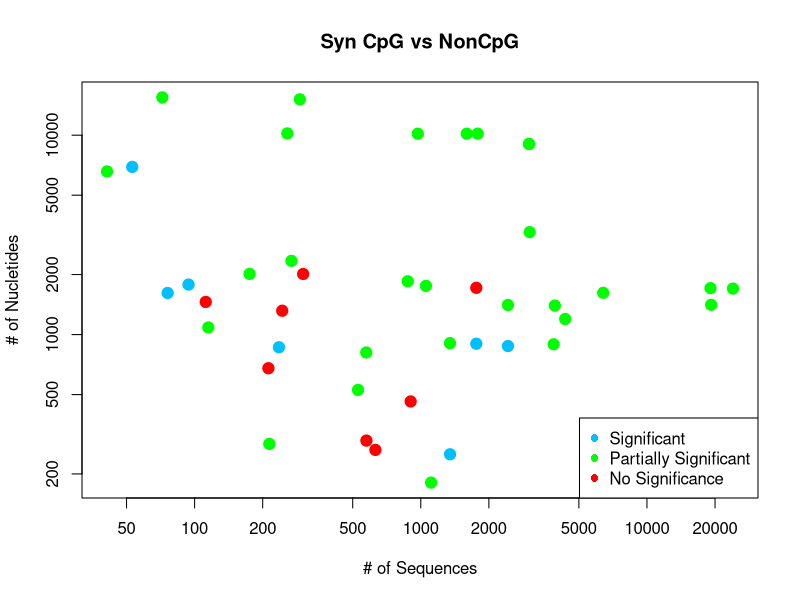
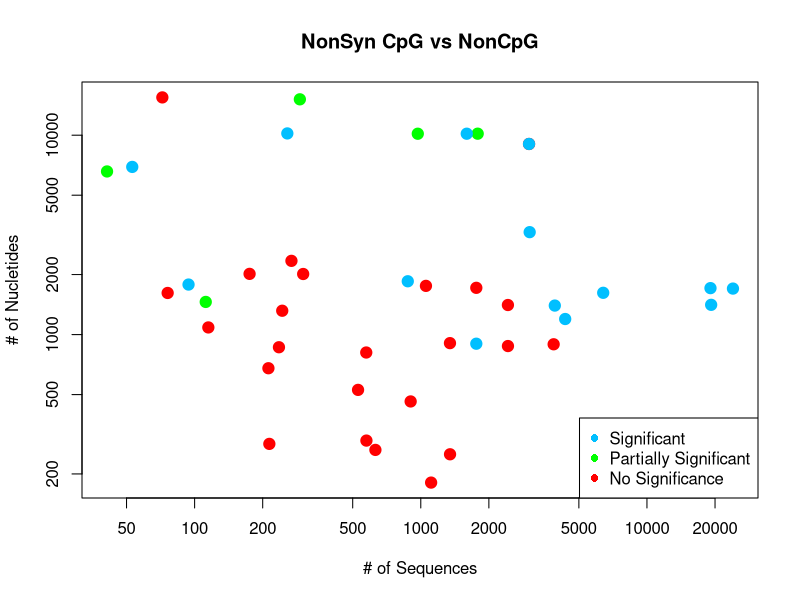
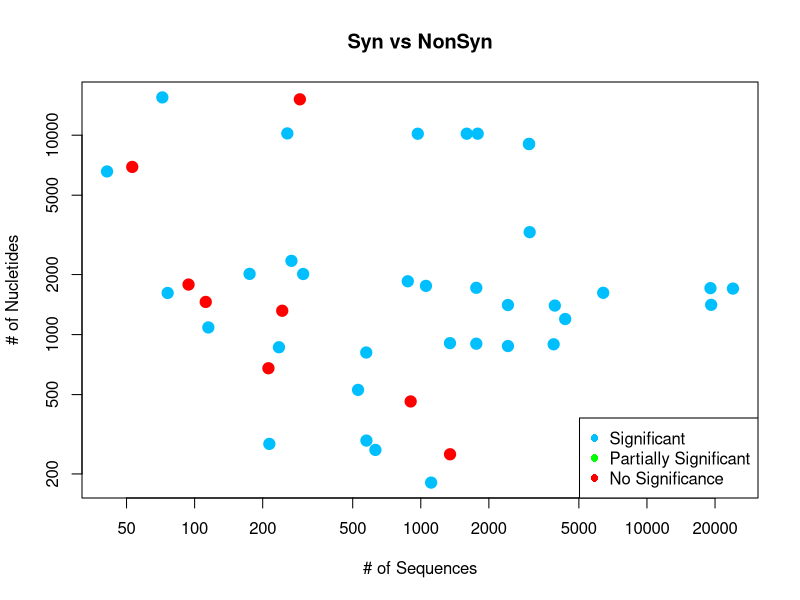
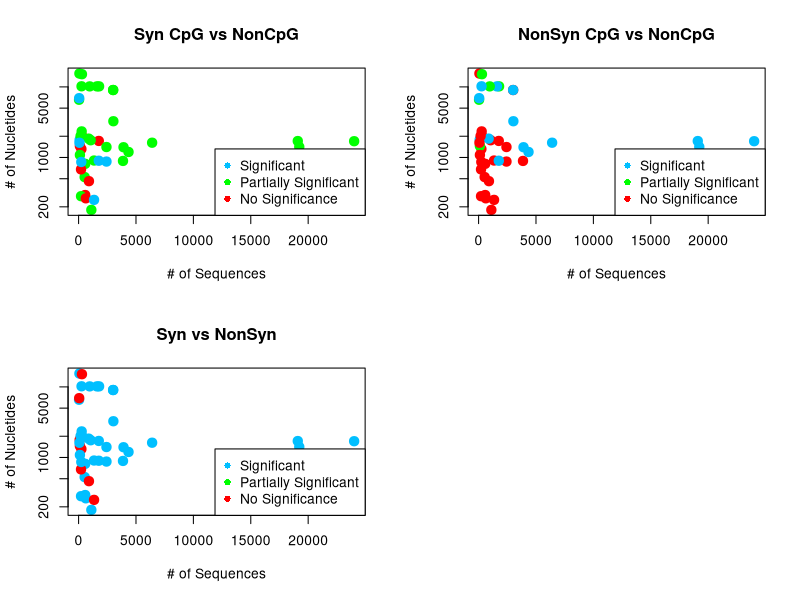
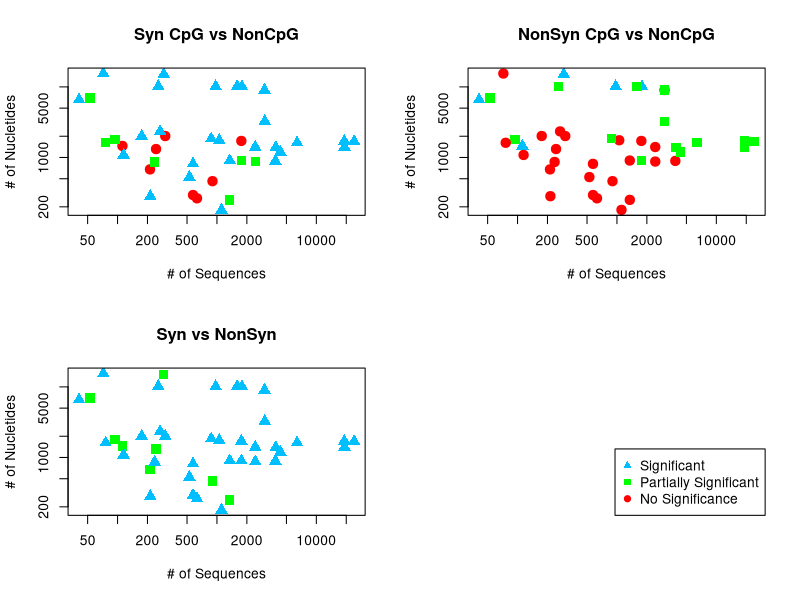
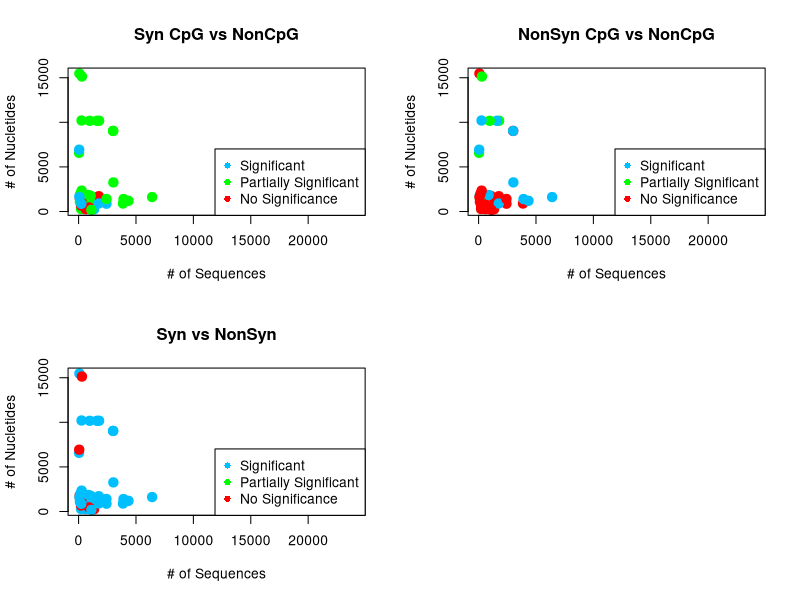

The R source for these figures, in order:
# graph for data vs significant 

library(scales)
library(plotrix)
library(sfsmisc)
library(gdata)
# Virus_info<- read.csv("data/CpG_List.csv")
# 
# data_points_df<- read.csv("output/alldatapoints.csv")
# #data_points_df=data_points_df[-(27), ] 
# data_points_df <- drop.levels(data_points_df[-(27), ]) 
# tally<- read.csv("data/recount2.csv")
tally<- read.csv("data/CpG_Newdata_tally.csv")

# data_points_df$SynCpg=0
# data_points_df$NonSynCpg=0
# data_points_df$SynNonSyn=0
# for (i in 1:nrow(data_points_df)) {
#  treat=data_points_df$Virus[i]
#   
#   print(treat)
#  # treat=factor(data_points_df$Virus[i])
#   for (j in 1:nrow(tally)){
#     # splitnameAll<-unlist(strsplit(as.character(Virus_info$name[j]),".fasta"))
#     # splitname<-unlist(strsplit(as.character(splitnameAll[1]),"_"))
#    truename<-tally$Virus[j]
#     print(truename)
#    # truename=factor(tally$Virus[i])
#     if(treat==truename){
#       data_points_df$SynCpg[i]<-tally$A..G.Syn..CpG.v.NonCpG.[j]+tally$T..C.Syn..CpG.v.NonCpG.[j]
#       data_points_df$NonSynCpg[i]<-tally$A..G.NonSyn..CpG.v.NonCpG[j]+tally$T..C.NonSyn..CpG.v.NonCpG[j]
#       data_points_df$SynNonSyn[i]<-tally$A..G.Syn.v.NonSyn[j]+tally$T..C.Syn.v.NonSyn[j]
#       
#       
#     }
#   } 
# }
# 
# #Syn CpG vs Non-CpG
#   
tally$SynCpg<-tally$A..G.Syn..CpG.v.NonCpG.+tally$T..C.Syn..CpG.v.NonCpG.
tally$NonSynCpg<-tally$A..G.NonSyn..CpG.v.NonCpG+tally$T..C.NonSyn..CpG.v.NonCpG
tally$SynNonSyn<-tally$A..G.Syn.v.NonSyn+tally$T..C.Syn.v.NonSyn

palette(alpha(c("red","deepskyblue1","green")))

  png("output/amount/Syn_5_18.png", width = 6.75, height = 6.75, units = "in", res= 300)
  #par(mfrow=c(2,2))#, bg = "darkseagreen1"
  plot(tally$SeqNumber,tally$NucleotideNumber,log='xy',col=factor(tally$SynCpg),pch=19,cex=1.5, main="Syn CpG vs NonCpG",xlab = "# of Sequences", ylab = "# of Nucletides")
  legend("bottomright",legend=c("Significant","Partially Significant","No Significance"),
         col= c("deepskyblue1","green","red"), horiz= FALSE, 
         #lty is type of line used,cex is size of legend, xpd allows legend to lie outside the plot,bty is type of box around legend       
         cex=1, pch = c(16,16,16))
  
  png("output/amount/NonSyn_5_18.png", width = 6.75, height = 6.75, units = "in", res= 300)
  plot(tally$SeqNumber,tally$NucleotideNumber,log='xy',col=factor(tally$NonSynCpg),pch=19,cex=1.5, main="NonSyn CpG vs NonCpG",xlab = "# of Sequences", ylab = "# of Nucletides")
  legend("bottomright",legend=c("Significant","Partially Significant","No Significance"),
         col= c("deepskyblue1","green","red"), horiz= FALSE, 
         #lty is type of line used,cex is size of legend, xpd allows legend to lie outside the plot,bty is type of box around legend       
         cex=1, pch = c(16,16,16))
  png("output/amount/SynNonSyn_5_18.png", width = 6.75, height = 6.75, units = "in", res= 300)
  plot(tally$SeqNumber,tally$NucleotideNumber,log='xy',col=factor(tally$SynNonSyn),pch=19,cex=1.5, main="Syn vs NonSyn",xlab = "# of Sequences", ylab = "# of Nucletides")
  legend("bottomright",legend=c("Significant","Partially Significant","No Significance"),
         col= c("deepskyblue1","green","red"), horiz= FALSE, 
         #lty is type of line used,cex is size of legend, xpd allows legend to lie outside the plot,bty is type of box around legend       
         cex=1, pch = c(16,16,16))
dev.off()

png("output/amount/alllogy_5_18.png", width = 6.75, height = 6.75, units = "in", res= 300)
par(mfrow=c(2,2))#, bg = "darkseagreen1"

plot(tally$SeqNumber,tally$NucleotideNumber,log='y',col=factor(tally$SynCpg),pch=19,cex=1.5, main="Syn CpG vs NonCpG",xlab = "# of Sequences", ylab = "# of Nucletides")
legend("bottomright",legend=c("Significant","Partially Significant","No Significance"),
       col= c("deepskyblue1","green","red"), horiz= FALSE, 
       #lty is type of line used,cex is size of legend, xpd allows legend to lie outside the plot,bty is type of box around legend       
       cex=1, pch = c(16,16,16))


plot(tally$SeqNumber,tally$NucleotideNumber,log='y',col=factor(tally$NonSynCpg),pch=19,cex=1.5, main="NonSyn CpG vs NonCpG",xlab = "# of Sequences", ylab = "# of Nucletides")
legend("bottomright",legend=c("Significant","Partially Significant","No Significance"),
       col= c("deepskyblue1","green","red"), horiz= FALSE, 
       #lty is type of line used,cex is size of legend, xpd allows legend to lie outside the plot,bty is type of box around legend       
       cex=1, pch = c(16,16,16))

plot(tally$SeqNumber,tally$NucleotideNumber,log='y',col=factor(tally$SynNonSyn),pch=19,cex=1.5, main="Syn vs NonSyn",xlab = "# of Sequences", ylab = "# of Nucletides")
legend("bottomright",legend=c("Significant","Partially Significant","No Significance"),
       col= c("deepskyblue1","green","red"), horiz= FALSE, 
       #lty is type of line used,cex is size of legend, xpd allows legend to lie outside the plot,bty is type of box around legend       
       cex=1, pch = c(16,16,16))
dev.off()

png("output/amount/alllogxy_6_1.png", width = 6.75, height = 6.75, units = "in", res= 300)
par(mfrow=c(2,2))#, bg = "darkseagreen1"

plot(tally$SeqNumber,tally$NucleotideNumber,log='xy',col=c("red","green","deepskyblue1")[as.factor(tally$SynCpg)],pch=c(19,15,17)[as.factor(tally$SynCpg)],cex=1.5, main="Syn CpG vs NonCpG",xlab = "# of Sequences", ylab = "# of Nucletides")


plot(tally$SeqNumber,tally$NucleotideNumber,log='xy',col=c("red","green","deepskyblue1")[as.factor(tally$NonSynCpg)],pch=c(19,15,17)[as.factor(tally$NonSynCpg)],cex=1.5, main="NonSyn CpG vs NonCpG",xlab = "# of Sequences", ylab = "# of Nucletides")

plot(tally$SeqNumber,tally$NucleotideNumber,log='xy',col=c("green","deepskyblue1")[as.factor(tally$SynNonSyn)],pch=c(15,17)[as.factor(tally$SynNonSyn)],cex=1.5, main="Syn vs NonSyn",xlab = "# of Sequences", ylab = "# of Nucletides")
plot(0, xaxt = 'n', yaxt = 'n', bty = 'n', pch = '', ylab = '', xlab = '')
legend("bottomright",legend=c("Significant","Partially Significant","No Significance"),
       col= c("deepskyblue1","green","red"), horiz= FALSE, 
       #lty is type of line used,cex is size of legend, xpd allows legend to lie outside the plot,bty is type of box around legend       
       cex=1, pch = c(17,15,19))
dev.off()

png("output/amount/allnolog_5_18.png", width = 6.75, height = 6.75, units = "in", res= 300)
par(mfrow=c(2,2))#, bg = "darkseagreen1"

plot(tally$SeqNumber,tally$NucleotideNumber,col=factor(tally$SynCpg),pch=19,cex=1.5, main="Syn CpG vs NonCpG",xlab = "# of Sequences", ylab = "# of Nucletides")
legend("bottomright",legend=c("Significant","Partially Significant","No Significance"),
       col= c("deepskyblue1","green","red"), horiz= FALSE, 
       #lty is type of line used,cex is size of legend, xpd allows legend to lie outside the plot,bty is type of box around legend       
       cex=1, pch = c(16,16,16))


plot(tally$SeqNumber,tally$NucleotideNumber,col=factor(tally$NonSynCpg),pch=19,cex=1.5, main="NonSyn CpG vs NonCpG",xlab = "# of Sequences", ylab = "# of Nucletides")
legend("bottomright",legend=c("Significant","Partially Significant","No Significance"),
       col= c("deepskyblue1","green","red"), horiz= FALSE, 
       #lty is type of line used,cex is size of legend, xpd allows legend to lie outside the plot,bty is type of box around legend       
       cex=1, pch = c(16,16,16))

plot(tally$SeqNumber,tally$NucleotideNumber,col=factor(tally$SynNonSyn),pch=19,cex=1.5, main="Syn vs NonSyn",xlab = "# of Sequences", ylab = "# of Nucletides")
legend("bottomright",legend=c("Significant","Partially Significant","No Significance"),
       col= c("deepskyblue1","green","red"), horiz= FALSE, 
       #lty is type of line used,cex is size of legend, xpd allows legend to lie outside the plot,bty is type of box around legend       
       cex=1, pch = c(16,16,16))
dev.off()
